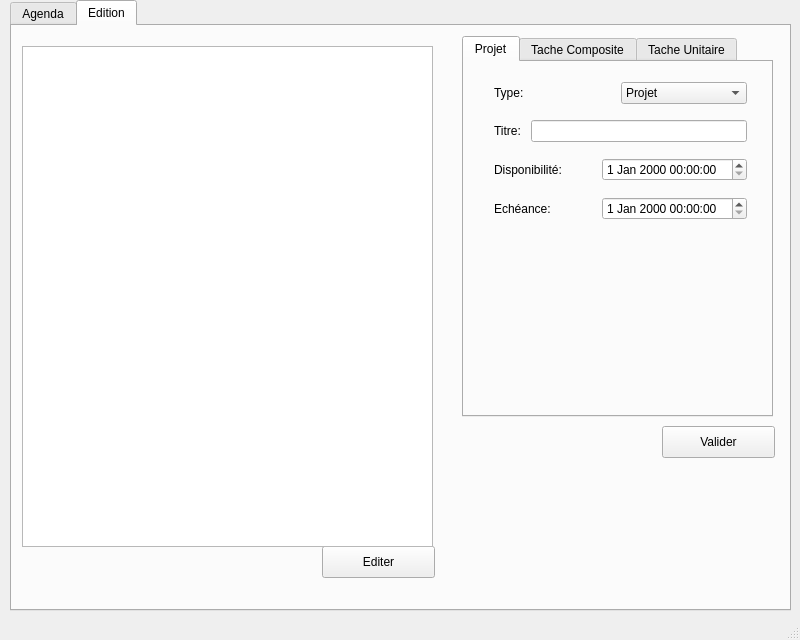
<?xml version="1.0" encoding="UTF-8"?>
<ui version="4.0">
 <class>MainWindow</class>
 <widget class="QMainWindow" name="MainWindow">
  <property name="geometry">
   <rect>
    <x>0</x>
    <y>0</y>
    <width>800</width>
    <height>640</height>
   </rect>
  </property>
  <property name="windowTitle">
   <string>MainWindow</string>
  </property>
  <widget class="QWidget" name="centralwidget">
   <widget class="QTabWidget" name="tabWidget_2">
    <property name="geometry">
     <rect>
      <x>10</x>
      <y>0</y>
      <width>781</width>
      <height>611</height>
     </rect>
    </property>
    <property name="currentIndex">
     <number>1</number>
    </property>
    <widget class="QWidget" name="tab_6">
     <attribute name="title">
      <string>Agenda</string>
     </attribute>
     <widget class="QWidget" name="verticalLayoutWidget_4">
      <property name="geometry">
       <rect>
        <x>10</x>
        <y>0</y>
        <width>751</width>
        <height>571</height>
       </rect>
      </property>
      <layout class="QVBoxLayout" name="verticalLayout_4">
       <item>
        <widget class="QTableWidget" name="tableWidget">
         <property name="editTriggers">
          <set>QAbstractItemView::NoEditTriggers</set>
         </property>
         <row>
          <property name="text">
           <string>08:00</string>
          </property>
         </row>
         <row>
          <property name="text">
           <string>08:30</string>
          </property>
         </row>
         <row>
          <property name="text">
           <string>09:00</string>
          </property>
         </row>
         <row>
          <property name="text">
           <string>09:30</string>
          </property>
         </row>
         <row>
          <property name="text">
           <string>10:00</string>
          </property>
         </row>
         <row>
          <property name="text">
           <string>10:30</string>
          </property>
         </row>
         <row>
          <property name="text">
           <string>11:00</string>
          </property>
         </row>
         <row>
          <property name="text">
           <string>11:30</string>
          </property>
         </row>
         <row>
          <property name="text">
           <string>12:00</string>
          </property>
         </row>
         <row>
          <property name="text">
           <string>12:30</string>
          </property>
         </row>
         <row>
          <property name="text">
           <string>13:00</string>
          </property>
         </row>
         <row>
          <property name="text">
           <string>13:30</string>
          </property>
         </row>
         <row>
          <property name="text">
           <string>14:00</string>
          </property>
         </row>
         <row>
          <property name="text">
           <string>14:30</string>
          </property>
         </row>
         <row>
          <property name="text">
           <string>15:00</string>
          </property>
         </row>
         <row>
          <property name="text">
           <string>15:30</string>
          </property>
         </row>
         <row>
          <property name="text">
           <string>16:00</string>
          </property>
         </row>
         <row>
          <property name="text">
           <string>16:30</string>
          </property>
         </row>
         <row>
          <property name="text">
           <string>17:00</string>
          </property>
         </row>
         <row>
          <property name="text">
           <string>17:30</string>
          </property>
         </row>
         <row>
          <property name="text">
           <string>18:00</string>
          </property>
         </row>
         <row>
          <property name="text">
           <string>18:30</string>
          </property>
         </row>
         <row>
          <property name="text">
           <string>19:00</string>
          </property>
         </row>
         <row>
          <property name="text">
           <string>19:30</string>
          </property>
         </row>
         <row>
          <property name="text">
           <string>20:00</string>
          </property>
         </row>
         <row>
          <property name="text">
           <string>20:30</string>
          </property>
         </row>
         <row>
          <property name="text">
           <string>21:00</string>
          </property>
         </row>
         <row>
          <property name="text">
           <string>21:30</string>
          </property>
         </row>
         <row>
          <property name="text">
           <string>22:00</string>
          </property>
         </row>
         <row>
          <property name="text">
           <string>22:30</string>
          </property>
         </row>
         <row>
          <property name="text">
           <string>23:00</string>
          </property>
         </row>
         <row>
          <property name="text">
           <string>23:30</string>
          </property>
         </row>
         <row>
          <property name="text">
           <string>00:00</string>
          </property>
         </row>
         <column>
          <property name="text">
           <string>Lundi</string>
          </property>
         </column>
         <column>
          <property name="text">
           <string>Mardi</string>
          </property>
         </column>
         <column>
          <property name="text">
           <string>Mercredi</string>
          </property>
         </column>
         <column>
          <property name="text">
           <string>Jeudi</string>
          </property>
         </column>
         <column>
          <property name="text">
           <string>Vendredi</string>
          </property>
         </column>
         <column>
          <property name="text">
           <string>Samedi</string>
          </property>
         </column>
         <column>
          <property name="text">
           <string>Dimanche</string>
          </property>
         </column>
        </widget>
       </item>
       <item>
        <widget class="Line" name="line">
         <property name="orientation">
          <enum>Qt::Horizontal</enum>
         </property>
        </widget>
       </item>
       <item>
        <layout class="QHBoxLayout" name="horizontalLayout_19">
         <item>
          <widget class="QLabel" name="label_19">
           <property name="text">
            <string>Programmer une activité: </string>
           </property>
          </widget>
         </item>
         <item>
          <widget class="QLineEdit" name="lineEdit_4">
           <property name="text">
            <string/>
           </property>
          </widget>
         </item>
         <item>
          <spacer name="horizontalSpacer_5">
           <property name="orientation">
            <enum>Qt::Horizontal</enum>
           </property>
           <property name="sizeHint" stdset="0">
            <size>
             <width>40</width>
             <height>20</height>
            </size>
           </property>
          </spacer>
         </item>
         <item>
          <widget class="Line" name="line_3">
           <property name="orientation">
            <enum>Qt::Vertical</enum>
           </property>
          </widget>
         </item>
         <item>
          <spacer name="horizontalSpacer_3">
           <property name="orientation">
            <enum>Qt::Horizontal</enum>
           </property>
           <property name="sizeHint" stdset="0">
            <size>
             <width>40</width>
             <height>20</height>
            </size>
           </property>
          </spacer>
         </item>
         <item>
          <widget class="QPushButton" name="pushButton_5">
           <property name="text">
            <string>Programmer une tache</string>
           </property>
          </widget>
         </item>
        </layout>
       </item>
       <item>
        <layout class="QHBoxLayout" name="horizontalLayout_21">
         <item>
          <widget class="QLabel" name="label_21">
           <property name="text">
            <string>Le:</string>
           </property>
          </widget>
         </item>
         <item>
          <widget class="QDateTimeEdit" name="dateTimeEdit_7"/>
         </item>
         <item>
          <widget class="QLabel" name="label_20">
           <property name="text">
            <string>Durée:</string>
           </property>
          </widget>
         </item>
         <item>
          <widget class="QTimeEdit" name="timeEdit_2"/>
         </item>
         <item>
          <spacer name="horizontalSpacer_4">
           <property name="orientation">
            <enum>Qt::Horizontal</enum>
           </property>
           <property name="sizeHint" stdset="0">
            <size>
             <width>40</width>
             <height>20</height>
            </size>
           </property>
          </spacer>
         </item>
         <item>
          <widget class="QPushButton" name="pushButton_3">
           <property name="text">
            <string>Valider</string>
           </property>
          </widget>
         </item>
        </layout>
       </item>
       <item>
        <widget class="Line" name="line_2">
         <property name="orientation">
          <enum>Qt::Horizontal</enum>
         </property>
        </widget>
       </item>
       <item>
        <layout class="QHBoxLayout" name="horizontalLayout_22">
         <item>
          <spacer name="horizontalSpacer_2">
           <property name="orientation">
            <enum>Qt::Horizontal</enum>
           </property>
           <property name="sizeHint" stdset="0">
            <size>
             <width>40</width>
             <height>20</height>
            </size>
           </property>
          </spacer>
         </item>
         <item>
          <widget class="QComboBox" name="comboBox_5">
           <property name="minimumSize">
            <size>
             <width>10</width>
             <height>10</height>
            </size>
           </property>
           <item>
            <property name="text">
             <string>XML</string>
            </property>
           </item>
           <item>
            <property name="text">
             <string>.txt</string>
            </property>
           </item>
          </widget>
         </item>
         <item>
          <widget class="QPushButton" name="pushButton_4">
           <property name="text">
            <string>Exporter</string>
           </property>
          </widget>
         </item>
        </layout>
       </item>
      </layout>
     </widget>
    </widget>
    <widget class="QWidget" name="tab_4">
     <attribute name="title">
      <string>Edition</string>
     </attribute>
     <widget class="QPushButton" name="pushButton">
      <property name="geometry">
       <rect>
        <x>310</x>
        <y>520</y>
        <width>113</width>
        <height>32</height>
       </rect>
      </property>
      <property name="text">
       <string>Editer</string>
      </property>
     </widget>
     <widget class="QTabWidget" name="tabWidget">
      <property name="geometry">
       <rect>
        <x>450</x>
        <y>10</y>
        <width>311</width>
        <height>381</height>
       </rect>
      </property>
      <property name="currentIndex">
       <number>0</number>
      </property>
      <widget class="QWidget" name="tab">
       <attribute name="title">
        <string>Projet</string>
       </attribute>
       <widget class="QWidget" name="verticalLayoutWidget">
        <property name="geometry">
         <rect>
          <x>30</x>
          <y>10</y>
          <width>253</width>
          <height>161</height>
         </rect>
        </property>
        <layout class="QVBoxLayout" name="verticalLayout">
         <item>
          <layout class="QHBoxLayout" name="horizontalLayout">
           <item>
            <widget class="QLabel" name="label">
             <property name="text">
              <string>Type: </string>
             </property>
            </widget>
           </item>
           <item>
            <widget class="QComboBox" name="comboBox">
             <item>
              <property name="text">
               <string>Projet</string>
              </property>
             </item>
             <item>
              <property name="text">
               <string>Tache Composite</string>
              </property>
             </item>
             <item>
              <property name="text">
               <string>Tache Unitaire</string>
              </property>
             </item>
            </widget>
           </item>
          </layout>
         </item>
         <item>
          <layout class="QHBoxLayout" name="horizontalLayout_2">
           <item>
            <widget class="QLabel" name="label_2">
             <property name="text">
              <string>Titre: </string>
             </property>
            </widget>
           </item>
           <item>
            <widget class="QLineEdit" name="lineEdit"/>
           </item>
          </layout>
         </item>
         <item>
          <layout class="QHBoxLayout" name="horizontalLayout_3">
           <item>
            <widget class="QLabel" name="label_4">
             <property name="text">
              <string>Disponibilité: </string>
             </property>
            </widget>
           </item>
           <item>
            <widget class="QDateTimeEdit" name="dateTimeEdit_2"/>
           </item>
          </layout>
         </item>
         <item>
          <layout class="QHBoxLayout" name="horizontalLayout_4">
           <item>
            <widget class="QLabel" name="label_3">
             <property name="text">
              <string>Echéance: </string>
             </property>
            </widget>
           </item>
           <item>
            <widget class="QDateTimeEdit" name="dateTimeEdit"/>
           </item>
          </layout>
         </item>
        </layout>
       </widget>
      </widget>
      <widget class="QWidget" name="tab_2">
       <attribute name="title">
        <string>Tache Composite</string>
       </attribute>
       <widget class="QWidget" name="verticalLayoutWidget_2">
        <property name="geometry">
         <rect>
          <x>30</x>
          <y>10</y>
          <width>253</width>
          <height>241</height>
         </rect>
        </property>
        <layout class="QVBoxLayout" name="verticalLayout_2">
         <item>
          <layout class="QHBoxLayout" name="horizontalLayout_5">
           <item>
            <widget class="QLabel" name="label_5">
             <property name="text">
              <string>Type: </string>
             </property>
            </widget>
           </item>
           <item>
            <widget class="QComboBox" name="comboBox_2">
             <item>
              <property name="text">
               <string>Tache Composite</string>
              </property>
             </item>
             <item>
              <property name="text">
               <string>Tache Unitaire</string>
              </property>
             </item>
             <item>
              <property name="text">
               <string>Projet</string>
              </property>
             </item>
            </widget>
           </item>
          </layout>
         </item>
         <item>
          <layout class="QHBoxLayout" name="horizontalLayout_6">
           <item>
            <widget class="QLabel" name="label_6">
             <property name="text">
              <string>Titre: </string>
             </property>
            </widget>
           </item>
           <item>
            <widget class="QLineEdit" name="lineEdit_2"/>
           </item>
          </layout>
         </item>
         <item>
          <layout class="QHBoxLayout" name="horizontalLayout_7">
           <item>
            <widget class="QLabel" name="label_7">
             <property name="text">
              <string>Disponibilité: </string>
             </property>
            </widget>
           </item>
           <item>
            <widget class="QDateTimeEdit" name="dateTimeEdit_3"/>
           </item>
          </layout>
         </item>
         <item>
          <layout class="QHBoxLayout" name="horizontalLayout_8">
           <item>
            <widget class="QLabel" name="label_8">
             <property name="text">
              <string>Echéance: </string>
             </property>
            </widget>
           </item>
           <item>
            <widget class="QDateTimeEdit" name="dateTimeEdit_4"/>
           </item>
          </layout>
         </item>
         <item>
          <layout class="QHBoxLayout" name="horizontalLayout_9">
           <item>
            <widget class="QLabel" name="label_9">
             <property name="text">
              <string>Prérequis: </string>
             </property>
            </widget>
           </item>
          </layout>
         </item>
         <item>
          <layout class="QHBoxLayout" name="horizontalLayout_10">
           <item>
            <widget class="QLabel" name="label_10">
             <property name="text">
              <string>Rattaché à:</string>
             </property>
            </widget>
           </item>
          </layout>
         </item>
        </layout>
       </widget>
      </widget>
      <widget class="QWidget" name="tab_3">
       <attribute name="title">
        <string>Tache Unitaire</string>
       </attribute>
       <widget class="QWidget" name="verticalLayoutWidget_3">
        <property name="geometry">
         <rect>
          <x>30</x>
          <y>10</y>
          <width>253</width>
          <height>331</height>
         </rect>
        </property>
        <layout class="QVBoxLayout" name="verticalLayout_3">
         <item>
          <layout class="QHBoxLayout" name="horizontalLayout_11">
           <item>
            <widget class="QLabel" name="label_11">
             <property name="text">
              <string>Type: </string>
             </property>
            </widget>
           </item>
           <item>
            <widget class="QComboBox" name="comboBox_3">
             <item>
              <property name="text">
               <string>Tache Unitaire</string>
              </property>
             </item>
             <item>
              <property name="text">
               <string>Tache Composite</string>
              </property>
             </item>
             <item>
              <property name="text">
               <string>Projet</string>
              </property>
             </item>
            </widget>
           </item>
          </layout>
         </item>
         <item>
          <layout class="QHBoxLayout" name="horizontalLayout_12">
           <item>
            <widget class="QLabel" name="label_12">
             <property name="text">
              <string>Titre: </string>
             </property>
            </widget>
           </item>
           <item>
            <widget class="QLineEdit" name="lineEdit_3"/>
           </item>
          </layout>
         </item>
         <item>
          <layout class="QHBoxLayout" name="horizontalLayout_13">
           <item>
            <widget class="QLabel" name="label_13">
             <property name="text">
              <string>Disponibilité: </string>
             </property>
            </widget>
           </item>
           <item>
            <widget class="QDateTimeEdit" name="dateTimeEdit_5"/>
           </item>
          </layout>
         </item>
         <item>
          <layout class="QHBoxLayout" name="horizontalLayout_14">
           <item>
            <widget class="QLabel" name="label_14">
             <property name="text">
              <string>Echéance: </string>
             </property>
            </widget>
           </item>
           <item>
            <widget class="QDateTimeEdit" name="dateTimeEdit_6"/>
           </item>
          </layout>
         </item>
         <item>
          <layout class="QHBoxLayout" name="horizontalLayout_15">
           <item>
            <widget class="QLabel" name="label_15">
             <property name="text">
              <string>Prérequis: </string>
             </property>
            </widget>
           </item>
          </layout>
         </item>
         <item>
          <layout class="QHBoxLayout" name="horizontalLayout_16">
           <item>
            <widget class="QLabel" name="label_16">
             <property name="text">
              <string>Rattaché à:</string>
             </property>
            </widget>
           </item>
          </layout>
         </item>
         <item>
          <layout class="QHBoxLayout" name="horizontalLayout_17">
           <item>
            <widget class="QLabel" name="label_17">
             <property name="text">
              <string>Durée: </string>
             </property>
            </widget>
           </item>
           <item>
            <widget class="QTimeEdit" name="timeEdit"/>
           </item>
          </layout>
         </item>
         <item>
          <layout class="QHBoxLayout" name="horizontalLayout_18">
           <item>
            <widget class="QLabel" name="label_18">
             <property name="text">
              <string>Préemptable:</string>
             </property>
            </widget>
           </item>
           <item>
            <widget class="QComboBox" name="comboBox_4">
             <item>
              <property name="text">
               <string>Non</string>
              </property>
             </item>
             <item>
              <property name="text">
               <string>Oui</string>
              </property>
             </item>
            </widget>
           </item>
          </layout>
         </item>
        </layout>
       </widget>
      </widget>
     </widget>
     <widget class="QPushButton" name="pushButton_2">
      <property name="geometry">
       <rect>
        <x>650</x>
        <y>400</y>
        <width>113</width>
        <height>32</height>
       </rect>
      </property>
      <property name="text">
       <string>Valider</string>
      </property>
     </widget>
     <widget class="QTreeView" name="treeView">
      <property name="geometry">
       <rect>
        <x>10</x>
        <y>20</y>
        <width>411</width>
        <height>501</height>
       </rect>
      </property>
     </widget>
    </widget>
   </widget>
  </widget>
  <widget class="QMenuBar" name="menubar">
   <property name="geometry">
    <rect>
     <x>0</x>
     <y>0</y>
     <width>800</width>
     <height>22</height>
    </rect>
   </property>
  </widget>
  <widget class="QStatusBar" name="statusbar"/>
 </widget>
 <resources/>
 <connections/>
</ui>
